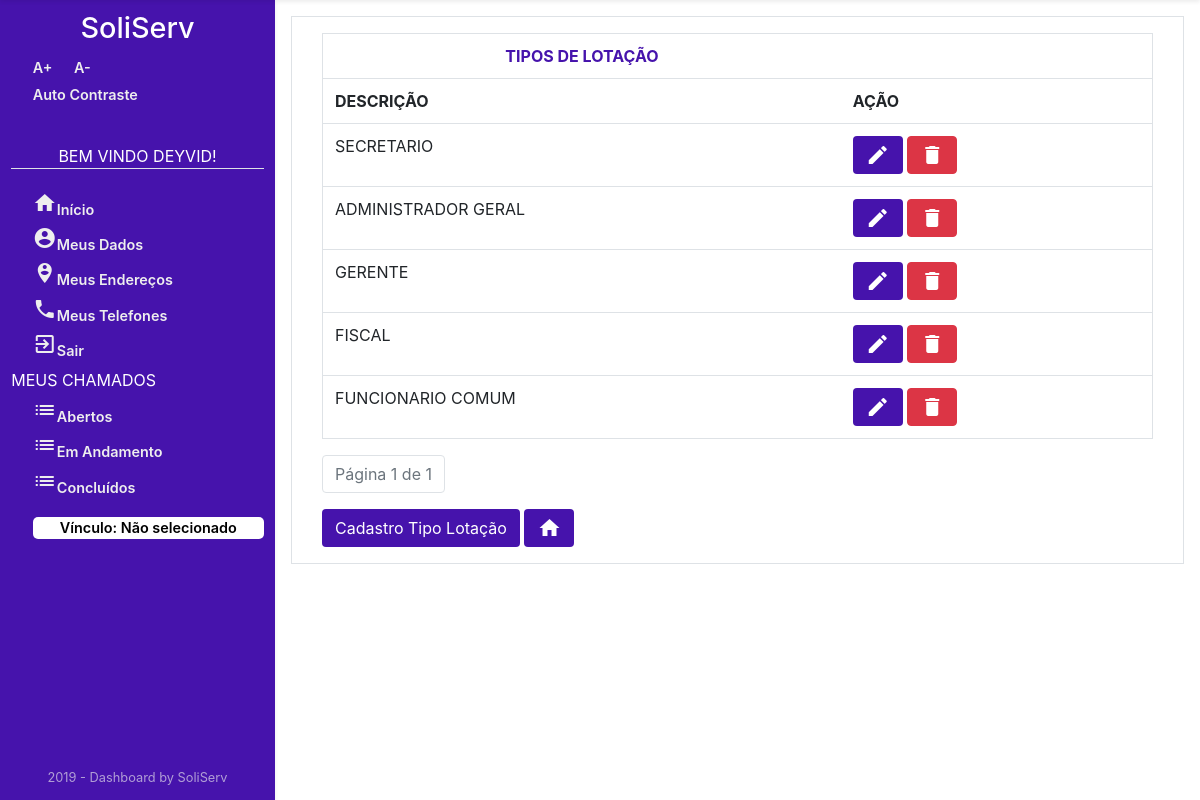
Screenshot of /Orgao/TiposLotacao/ (signed in) with the database file from the repository.
### Orgao/models.py (models this page shows, shortened)
class TipoLotacao(models.Model):
    descricao = models.CharField('DESCRIÇÃO', max_length=45)
    class Meta:
        verbose_name = "TipoLotacao"
        verbose_name_plural = "TiposLotacao"

### Orgao/views.py (the view)
# urls.py: path('TiposLotacao/', views.TipoLotacaoList, name='tipos_lotacao'),
def TipoLotacaoList(request):
    if not request.user.is_authenticated:
        return render(request, 'Usuario/acessoNegado.html')
    else:
        tipo_lotacao_list = TipoLotacao.objects.all()
        paginator = Paginator(tipo_lotacao_list, 5)
        page = request.GET.get('page')
        tipo_lotacao_list = paginator.get_page(page)
        context = {'tipo_lotacao_list': tipo_lotacao_list}
        if not request.user.is_authenticated:
            return render(request, 'Usuario/acessoNegado.html')
        else:
            return render(request, 'Orgao/tiposLotacao.html', context)

### Orgao/templates/Orgao/tiposLotacao.html (shortened to what this page needs)
{% extends "sistemaDeGestaoDeServicosPublicos/index1.html" %}
{% block centro %}
<main id="Orgao" class="container border">
    <div class="container">
        {% block centroOrgao %}
        <form>
            {% if tipo_lotacao_list %}
            <table class="table border mt-3" style="text-transform: uppercase; overflow-x: auto">
                <tr>
                    <th colspan="1" class="text-center" style="color: #4613ac;">Tipos de Lotação</th>
                    <th></th>
                </tr>
                <tr>
                    <th>Descrição</th>
                    <th>AÇÃO</th>
                </tr>
                {% for tipos in tipo_lotacao_list %}
                <tr>
                    <td>
                        {{tipos.descricao}}
                    </td>
                    <td>
                            <a class="btn" style="background: #4613ac; color: white;"
                            href="{% url 'Orgao:Tipo_lotacao_atualizar' tipos.id %}" title="Editar Tipo de Lotacao">
                            <i class="material-icons">edit</i>
                        </a>
                        <a class="btn btn-danger" style="color: white;"
                            href="{% url 'Orgao:tipo_lotacao_deletar' tipos.id %}" title="Excluir Tipo de Lotacao">
                            <i class="material-icons">delete</i>
                        </a>
                    </td>
                </tr>
                {% endfor %}
                {% else %}
                <div class="alert alert-danger mt-3">
                    Não há Dados Cadastrados!
                </div>
                {% endif %}
        </form>
        <nav aria-label="text-left pagination  ">
            <ul class="pagination ">
                <li class="page-item disabled">
                    <a class="page-link" href="#">
                        Página {{ tipo_lotacao_list.number }} de {{ tipo_lotacao_list.paginator.num_pages }}
                    </a>
                </li>
            </ul>
        </nav>
        <a class="btn  mb-3" href="{% url 'Orgao:cadastro_Tipo_Lotacao'%}" style="background: #4613ac; color: white;"
            title="cadastrar novo Tipo de Lotação">
            Cadastro Tipo Lotação
        </a>
        <a class="btn  mb-3" href="{% url 'Orgao:orgao_index'%}" style="background: #4613ac; color: white;"
            title="Voltar a HomePage">
            <i class="material-icons">home</i>
        </a>
</main>
{% endblock %}
</div>
{% endblock %}

### templates/sistemaDeGestaoDeServicosPublicos/index1.html (shortened to what this page needs)
<!DOCTYPE html>
<html lang="pt-br">
{% load staticfiles %}
<head>
    <link rel="stylesheet" type="text/css" href="{% static 'css/select2.css' %}">
    <link rel="stylesheet" href="{% static 'css/dashboard-itens.css' %}">
    <link rel="stylesheet" href="{% static 'css/style.css' %}">
    <link rel="stylesheet" href="https://stackpath.bootstrapcdn.com/bootstrap/4.3.1/css/bootstrap.min.css"
>
    <link href="https://unpkg.com/material-components-web@latest/dist/material-components-web.min.css" rel="stylesheet">
</head>
<body class="acessibilidade" onresize="verificaSide()">
    <header>
    </header>
    <main class="main">
        <div class="sidebar shadow-sm" id="sidebar">
            <h1>SoliServ</h1>
            <div class="AcessibilidadeFontes">
                <a onClick="fonte('a');" title="Aumentar Tamanho da Fonte" href="#">A+</a>
                <a onClick="fonte('d');" title="Diminuir Tamanho da Fonte" href="#">A-</a>
            </div>
            {% if user.is_authenticated %}
            <a href="#altocontraste" id="altocontraste" accesskey="3" title="Auto Contraste"
                onclick="window.toggleContrast()" onkeydown="window.toggleContrast()">Auto
                Contraste</a> {% else %}
            <a class="border-bottom" href="#altocontraste" id="altocontraste" accesskey="3" title="Auto Contraste"
                onclick="window.toggleContrast()" onkeydown="window.toggleContrast()">Auto
                Contraste</a> {% endif %} {% if user.is_authenticated %}
            <nav>
                <p class="border-bottom text-center naoMostrarMouse">Bem Vindo {{ user.first_name }}!</p>
                <a href="{% url 'index' %}" title="Página Inicial"><i class="material-icons mt-3">home</i>Início</a>
                <a href="{% url 'meusDados' %}" title="Meus Dados"><i class="material-icons"> account_circle</i>Meus
                    Dados</a>
                <a href="{% url 'listaEnderecos' %}" title="Meus Endereços"><i
                        class="material-icons">person_pin_circle</i>Meus Endereços</a>
                <a href="{% url 'listaTelefones' %}" title="Meus Telefones"><i class="material-icons">phone</i>Meus
                    Telefones</a>
                <a href="{% url 'logout' %}" title="Log-out"><i class="material-icons">exit_to_app</i>Sair</a>
                <p class="naoMostrarMouse">Meus Chamados</p>
                <a href="/" title="Chamados Em Aberto"><i class="material-icons">list</i>Abertos</a>
                <a href="/" title="Chamados Em Andamento "><i class="material-icons">list</i>Em Andamento</a>
                <a href="/" title="Chamados Concluídos"><i class="material-icons">list</i>Concluídos</a>
                {% if request.session.temVinculo %}
                <a class="mt-3 text-center" title="Clique para Escolher o Vínculo"
                    style="border-radius: 5px; background-color: white; color: black; "
                    href="{% url 'Orgao:retorna_Lotacao' %}">
                    {% if request.session.nomeVinculo %}
                    Vínculo: {{ request.session.nomeVinculo }}
                    {% else %}
                    Vínculo: Não selecionado
                    {% endif %}
                </a>
                {% endif %}
            </nav>
                {% endif %}
            <p class="credit m-0">2019 - Dashboard by SoliServ</p>
        </div>
        <body>
            <div class="content d-flex flex-column" id="content">
                <div>
                    {% block centro%}
                    {% endblock %}
                </div>
        </body>
    </main>
</body>
</html>

### sistemaDeGestaoDeServicosPublicos/static/css/style.css (style rules this page uses)
:root { --tamanho-sidebar: 275px; --transicao: .5s ease-in; }
* { margin: 0; padding: 0; }
.main { display: flex; justify-content: space-between; position: absolute; top: 0; box-sizing: border-box; transition: var(--transicao); min-height: 100vh; width: 100%; border: 2px; }
.sidebar { position: fixed; width: 100%; max-width: var(--tamanho-sidebar); display: flex; flex-direction: column; box-sizing: border-box; padding: .7em; height: 100vh; transition: var(--transicao); left: 0; z-index: 4; background: #4613ac; color: #fff; }
.sidebar h1 { font-size: 1.8em; align-self: center; }
.sidebar nav { margin-top: 2em; display: flex; flex-direction: column; }
.sidebar p { margin: .2em 0; }
.sidebar a { text-decoration: none; color: #eee; margin: .2em 0; margin-left: 1.5em; font-weight: 600; font-size: .9em; }
.content { display: flex; max-width: calc(100% - var(--tamanho-sidebar)); box-sizing: border-box; width: 100%; position: absolute; right: 0; transition: var(--transicao); padding: 1em; height: 100%; }
.naoMostrarMouse { cursor: pointer; text-transform: uppercase; }
.credit { position: absolute; bottom: 1em; color: #eeeeeea2; font-size: .8em; align-self: center; }
#Orgao { display: block; }
.AcessibilidadeFontes { display: flex; flex-direction: row; }

### rows the page displays
TipoLotacao: descricao "SECRETARIO"
TipoLotacao: descricao "ADMINISTRADOR GERAL"
TipoLotacao: descricao "GERENTE"
TipoLotacao: descricao "FISCAL"
TipoLotacao: descricao "FUNCIONARIO COMUM"

### other values shown
{{ user.first_name }} "DEYVID"
{{ tipo_lotacao_list.number }} "1"
{{ tipo_lotacao_list.paginator.num_pages }} "1"
